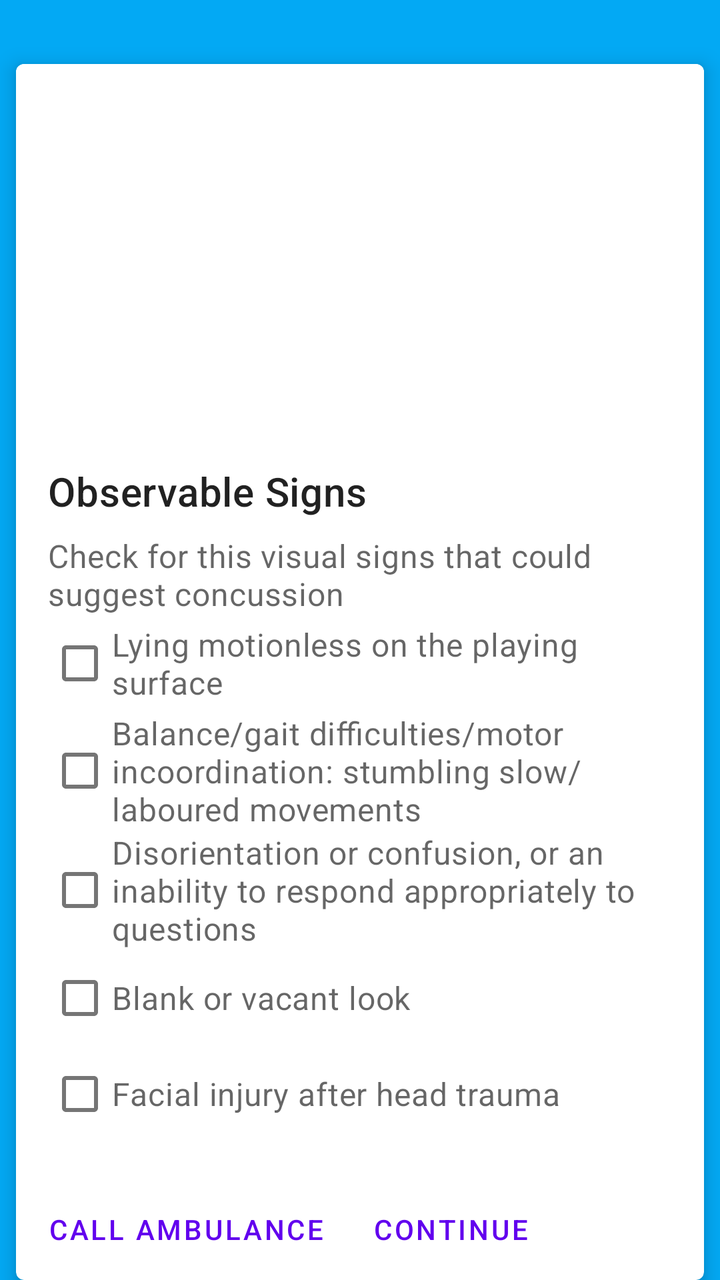
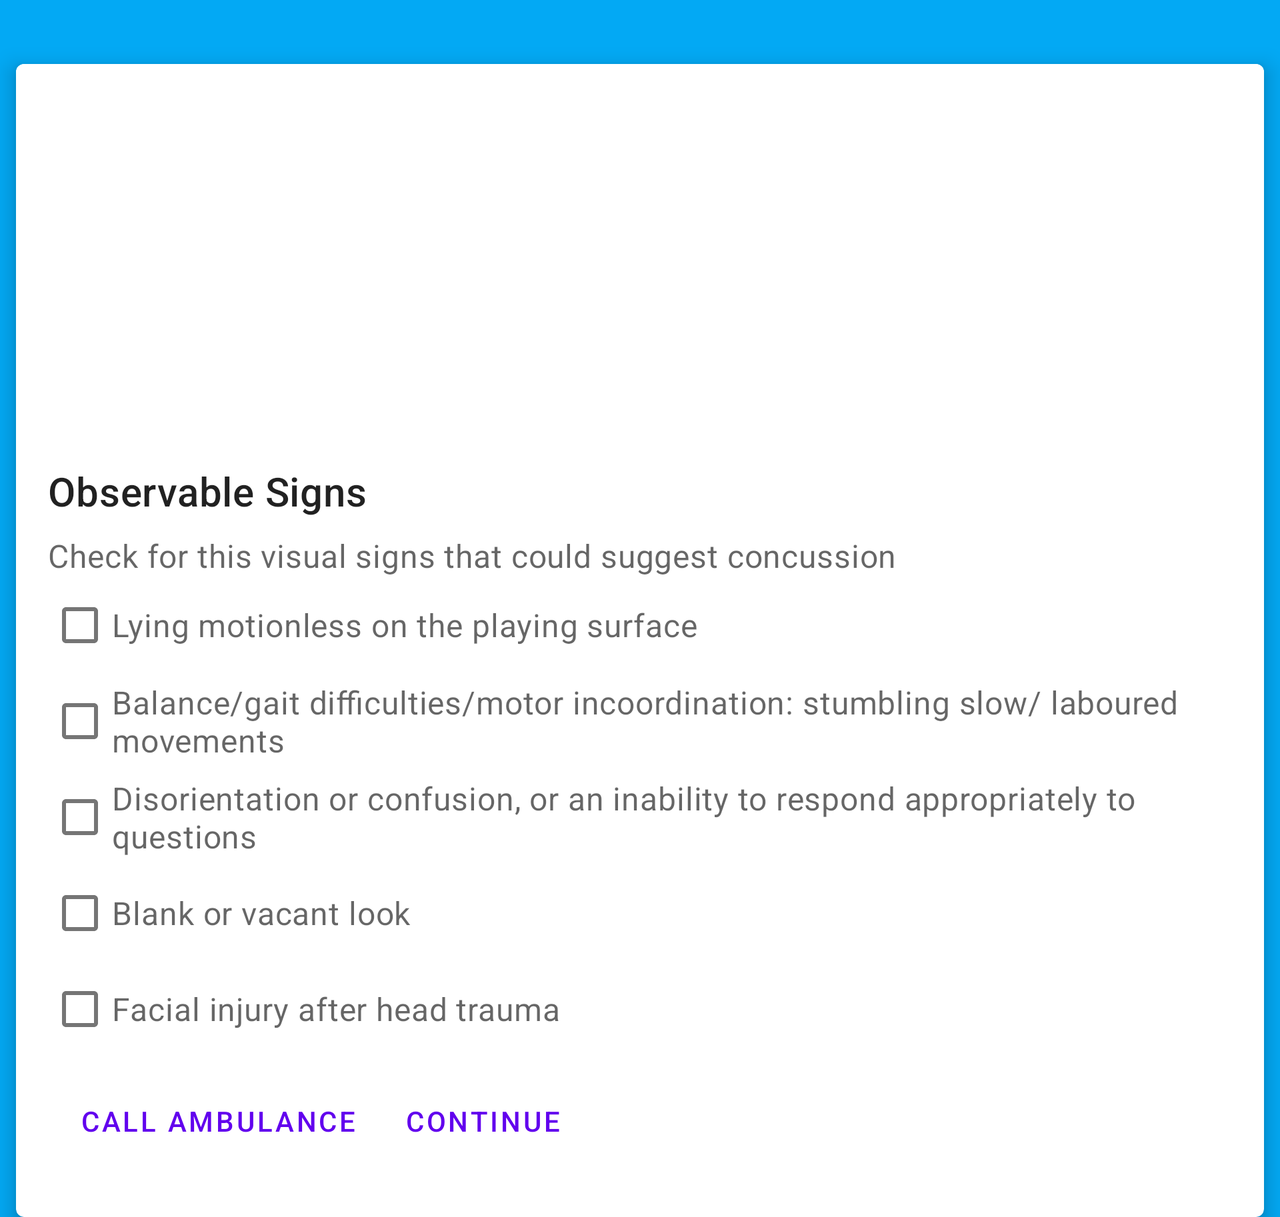

Two renders of one Android screen. The first uses the default layout on a phone; the second uses the alternative layout the repository ships for a different screen configuration, on a matching device. The two XML files are below.
<!-- AndroidManifest.xml: application theme AppTheme -->
<!-- res/layout/activity_observable_signs.xml -->
<LinearLayout xmlns:android="http://schemas.android.com/apk/res/android"
    xmlns:app="http://schemas.android.com/apk/res-auto"
    android:layout_width="match_parent"
    android:layout_height="match_parent"
    android:background="@color/colorBackground">

    

    <com.google.android.material.card.MaterialCardView
        android:layout_width="match_parent"
        android:layout_height="wrap_content"
        android:layout_marginLeft="8dp"
        android:layout_marginTop="32dp"
        android:layout_marginRight="8dp"
        app:cardElevation="6dp">

        <LinearLayout
            android:layout_width="match_parent"
            android:layout_height="wrap_content"
            android:orientation="vertical">


            
            <ImageView
                android:layout_width="match_parent"
                android:layout_height="184dp"
                android:background="#FFFFFF"
                android:contentDescription="@string/orange_flag"
                app:srcCompat="@drawable/secondary_symptoms" />

            <LinearLayout
                android:layout_width="match_parent"
                android:layout_height="wrap_content"
                android:orientation="vertical"
                android:padding="16dp">

                
                <TextView
                    android:layout_width="wrap_content"
                    android:layout_height="wrap_content"
                    android:text="@string/observable_signs"
                    android:textAppearance="?attr/textAppearanceHeadline6" />


                <TextView
                    android:layout_width="wrap_content"
                    android:layout_height="wrap_content"
                    android:layout_marginTop="8dp"
                    android:text="@string/visual_signs_description"
                    android:textAppearance="?attr/textAppearanceBody2"
                    android:textColor="?android:attr/textColorSecondary"
                    android:textSize="16sp" />


                <CheckBox
                    android:id="@+id/cb_ob_signs1"
                    android:layout_width="wrap_content"
                    android:layout_height="wrap_content"

                    android:text="@string/observable_signs_q1"
                    android:textAppearance="?attr/textAppearanceBody2"
                    android:textColor="?android:attr/textColorSecondary"
                    android:textSize="16sp" />

                <CheckBox
                    android:id="@+id/cb_ob_signs2"
                    android:layout_width="wrap_content"
                    android:layout_height="wrap_content"

                    android:text="@string/observable_signs_q2"
                    android:textAppearance="?attr/textAppearanceBody2"
                    android:textColor="?android:attr/textColorSecondary"
                    android:textSize="16sp" />

                <CheckBox
                    android:id="@+id/cb_ob_signs3"
                    android:layout_width="wrap_content"
                    android:layout_height="wrap_content"

                    android:text="@string/observable_signs_q3"
                    android:textAppearance="?attr/textAppearanceBody2"
                    android:textColor="?android:attr/textColorSecondary"
                    android:textSize="16sp" />

                <CheckBox
                    android:id="@+id/cb_ob_signs4"
                    android:layout_width="wrap_content"
                    android:layout_height="wrap_content"

                    android:text="@string/observable_signs_q4"
                    android:textAppearance="?attr/textAppearanceBody2"
                    android:textColor="?android:attr/textColorSecondary"
                    android:textSize="16sp" />

                <CheckBox
                    android:id="@+id/cb_ob_signs5"
                    android:layout_width="wrap_content"
                    android:layout_height="wrap_content"

                    android:text="@string/observable_signs_q5"
                    android:textAppearance="?attr/textAppearanceBody2"
                    android:textColor="?android:attr/textColorSecondary"
                    android:textSize="16sp" />

            </LinearLayout>

            
            <LinearLayout
                android:layout_width="match_parent"
                android:layout_height="wrap_content"
                android:layout_margin="8dp"
                android:orientation="horizontal">

                <com.google.android.material.button.MaterialButton
                    android:id="@+id/os_call_ambulance"
                    style="?attr/borderlessButtonStyle"
                    android:layout_width="wrap_content"
                    android:layout_height="wrap_content"
                    android:layout_marginEnd="8dp"
                    android:layout_marginRight="8dp"
                    android:onClick="onButtonClicked"
                    android:text="@string/call_ambulance" />

                <com.google.android.material.button.MaterialButton
                    android:id="@+id/os_continue"
                    style="?attr/borderlessButtonStyle"
                    android:layout_width="wrap_content"
                    android:layout_height="wrap_content"
                    android:onClick="onButtonClicked"
                    android:text="@string/continue_diagnosis" />
            </LinearLayout>

        </LinearLayout>

    </com.google.android.material.card.MaterialCardView>
</LinearLayout>
<!-- resources referenced by this layout -->
<resources>
  <color name="colorBackground">#03a9f4</color>
  <string name="call_ambulance">Call Ambulance</string>
  <string name="continue_diagnosis">Continue</string>
  <string name="observable_signs">Observable Signs</string>
  <string name="observable_signs_q1">Lying motionless on the playing surface</string>
  <string name="observable_signs_q2">Balance/gait difficulties/motor incoordination: stumbling slow/ laboured movements</string>
  <string name="observable_signs_q3">Disorientation or confusion, or an inability to respond appropriately to questions</string>
  <string name="observable_signs_q4">Blank or vacant look</string>
  <string name="observable_signs_q5">Facial injury after head trauma</string>
  <string name="orange_flag">orange_flag</string>
  <string name="visual_signs_description">Check for this visual signs that could suggest concussion</string>
  <style name="AppTheme" parent="Theme.MaterialComponents.Light.NoActionBar">
  
  
  
  
          
          <item name="colorOnBackground"> @color/colorBackground</item>
          <item name="colorPrimary">@color/colorPrimary</item>
          <item name="colorPrimaryDark">@color/colorPrimaryDark</item>
          <item name="colorAccent">@color/colorAccent</item>
          <item name="android:textColorHint">@color/colorText</item>
      </style>
  <color name="colorPrimary">#6200EE</color>
  <color name="colorPrimaryDark">#3700B3</color>
  <color name="colorAccent">#03DAC5</color>
  <color name="colorText">#e1f5fe</color>
</resources>
<!-- res/layout-land/activity_observable_signs.xml (the repository's variant of the layout above) -->
<!-- drawn on the phone turned sideways -->
<ScrollView xmlns:android="http://schemas.android.com/apk/res/android"
    xmlns:app="http://schemas.android.com/apk/res-auto"
    android:layout_width="fill_parent"
    android:layout_height="fill_parent">

    <LinearLayout
        android:layout_width="match_parent"
        android:layout_height="wrap_content"
        android:background="@color/colorBackground">

        
        <com.google.android.material.card.MaterialCardView
            android:layout_width="match_parent"
            android:layout_height="wrap_content"
            android:layout_marginLeft="8dp"
            android:layout_marginTop="32dp"
            android:layout_marginRight="8dp"
            app:cardElevation="6dp">

            <LinearLayout
                android:layout_width="match_parent"
                android:layout_height="match_parent"
                android:orientation="vertical">

                
                <ImageView
                    android:layout_width="match_parent"
                    android:layout_height="184dp"
                    android:background="#FFFFFF"
                    android:contentDescription="@string/orange_warning"
                    app:srcCompat="@drawable/secondary_symptoms" />

                <LinearLayout
                    android:layout_width="match_parent"
                    android:layout_height="wrap_content"
                    android:orientation="vertical"
                    android:padding="16dp">


                    
                    <TextView
                        android:layout_width="wrap_content"
                        android:layout_height="wrap_content"
                        android:text="@string/observable_signs_title"
                        android:textAppearance="?attr/textAppearanceHeadline6" />


                    <TextView
                        android:layout_width="wrap_content"
                        android:layout_height="wrap_content"
                        android:layout_marginTop="8dp"
                        android:text="@string/visual_signs_description"
                        android:textAppearance="?attr/textAppearanceBody2"
                        android:textColor="?android:attr/textColorSecondary"
                        android:textSize="16sp" />

                    
                    <CheckBox
                        android:id="@+id/cb_ob_signs1"
                        android:layout_width="wrap_content"
                        android:layout_height="wrap_content"

                        android:text="@string/observable_signs_q1"
                        android:textAppearance="?attr/textAppearanceBody2"
                        android:textColor="?android:attr/textColorSecondary"
                        android:textSize="16sp" />

                    <CheckBox
                        android:id="@+id/cb_ob_signs2"
                        android:layout_width="wrap_content"
                        android:layout_height="wrap_content"

                        android:text="@string/observable_signs_q2"
                        android:textAppearance="?attr/textAppearanceBody2"
                        android:textColor="?android:attr/textColorSecondary"
                        android:textSize="16sp" />

                    <CheckBox
                        android:id="@+id/cb_ob_signs3"
                        android:layout_width="wrap_content"
                        android:layout_height="wrap_content"

                        android:text="@string/observable_signs_q3"
                        android:textAppearance="?attr/textAppearanceBody2"
                        android:textColor="?android:attr/textColorSecondary"
                        android:textSize="16sp" />

                    <CheckBox
                        android:id="@+id/cb_ob_signs4"
                        android:layout_width="wrap_content"
                        android:layout_height="wrap_content"

                        android:text="@string/observable_signs_q4"
                        android:textAppearance="?attr/textAppearanceBody2"
                        android:textColor="?android:attr/textColorSecondary"
                        android:textSize="16sp" />

                    <CheckBox
                        android:id="@+id/cb_ob_signs5"
                        android:layout_width="wrap_content"
                        android:layout_height="wrap_content"

                        android:text="@string/observable_signs_q5"
                        android:textAppearance="?attr/textAppearanceBody2"
                        android:textColor="?android:attr/textColorSecondary"
                        android:textSize="16sp" />

                    
                    <LinearLayout
                        android:layout_width="match_parent"
                        android:layout_height="wrap_content"
                        android:layout_margin="8dp"
                        android:orientation="horizontal">

                        <com.google.android.material.button.MaterialButton
                            android:id="@+id/os_call_ambulance"
                            style="?attr/borderlessButtonStyle"
                            android:layout_width="wrap_content"
                            android:layout_height="wrap_content"
                            android:layout_marginEnd="8dp"
                            android:layout_marginRight="8dp"
                            android:onClick="onButtonClicked"
                            android:text="@string/call_ambulance" />

                        <com.google.android.material.button.MaterialButton
                            android:id="@+id/os_continue"
                            style="?attr/borderlessButtonStyle"
                            android:layout_width="wrap_content"
                            android:layout_height="wrap_content"
                            android:onClick="onButtonClicked"
                            android:text="@string/continue_diagnosis" />
                    </LinearLayout>

                </LinearLayout>
            </LinearLayout>
        </com.google.android.material.card.MaterialCardView>
    </LinearLayout>
</ScrollView>
<!-- resources referenced by the variant -->
<!-- as the phone turned sideways resolves them -->
<resources>
  <color name="colorBackground">#03a9f4</color>
  <string name="call_ambulance">Call Ambulance</string>
  <string name="continue_diagnosis">Continue</string>
  <string name="observable_signs_q1">Lying motionless on the playing surface</string>
  <string name="observable_signs_q2">Balance/gait difficulties/motor incoordination: stumbling slow/ laboured movements</string>
  <string name="observable_signs_q3">Disorientation or confusion, or an inability to respond appropriately to questions</string>
  <string name="observable_signs_q4">Blank or vacant look</string>
  <string name="observable_signs_q5">Facial injury after head trauma</string>
  <string name="observable_signs_title">Observable Signs</string>
  <string name="orange_warning">orange_flag</string>
  <string name="visual_signs_description">Check for this visual signs that could suggest concussion</string>
  <style name="AppTheme" parent="Theme.MaterialComponents.Light.NoActionBar">
  
  
  
  
          
          <item name="colorOnBackground"> @color/colorBackground</item>
          <item name="colorPrimary">@color/colorPrimary</item>
          <item name="colorPrimaryDark">@color/colorPrimaryDark</item>
          <item name="colorAccent">@color/colorAccent</item>
          <item name="android:textColorHint">@color/colorText</item>
      </style>
  <color name="colorPrimary">#6200EE</color>
  <color name="colorPrimaryDark">#3700B3</color>
  <color name="colorAccent">#03DAC5</color>
  <color name="colorText">#e1f5fe</color>
</resources>
